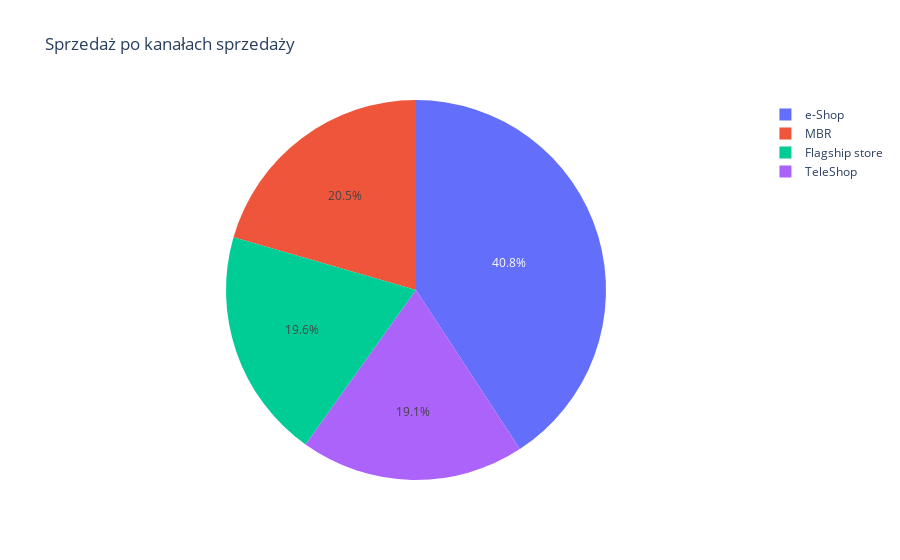

The code cell stored with this chart in its notebook:
### Code cell
fig3.show()

### Figure 1 — Plotly figure (JSON) as saved in the notebook; plotly's stock layout.template omitted (floating-point values rounded to 4 significant figures)
{"data": [{"labels": ["Flagship store", "MBR", "TeleShop", "e-Shop"], "type": "pie", "values": [1478000.0, 1547000.0, 1438000.0, 3076000.0]}], "layout": {"title": {"text": "Sprzedaż po kanałach sprzedaży"}}}
